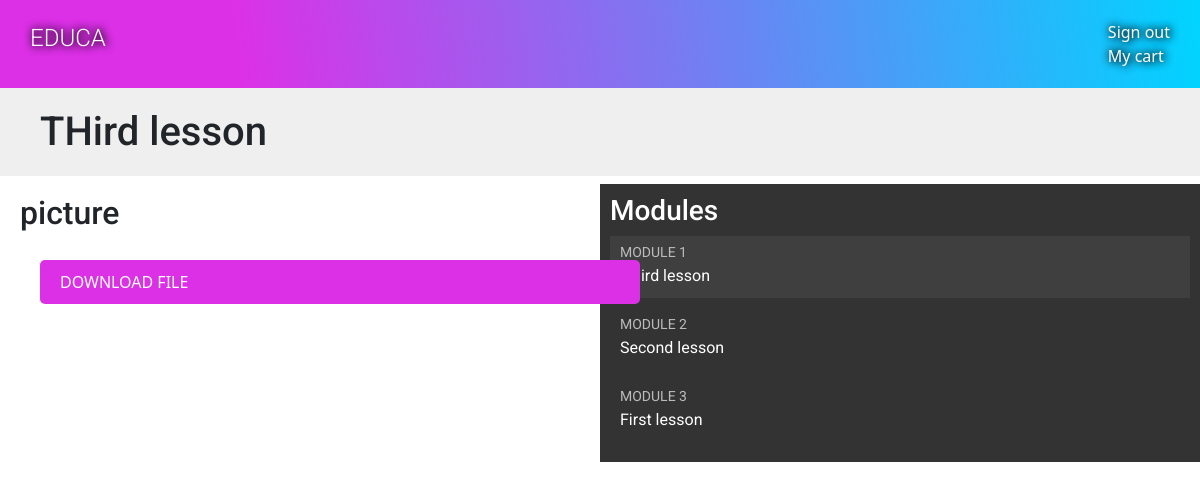
The app's page /students/courses/11/ (signed in) with its own data.
### courses/models.py (models this page shows, shortened)
class Module(models.Model):
    name = models.CharField(max_length=200)
    slug = models.CharField(max_length = 200)
    course = models.ForeignKey(Course, related_name='modules', on_delete=models.CASCADE)
    description = models.TextField(blank=True)
    order = OrderField(blank=True, for_fields=['course'])
    class Meta:
        ordering = ['order']

class Content(models.Model):
    module = models.ForeignKey(Module, on_delete=models.CASCADE, related_name='content')
    content_type = models.ForeignKey(ContentType, on_delete=models.CASCADE, limit_choices_to={'model__in':( 'text',\
                                                                                                           'video',\
                                                                                                           'image',\
                                                                                                           'file')})
    object_id = models.PositiveIntegerField()
    content_object = GenericForeignKey('content_type', 'object_id') # = itme
    order = OrderField(blank=True, for_fields = ['module'])  #????
    class Meta:
        ordering = ['order']

class BaseItem(models.Model):
    owner = models.ForeignKey(User, on_delete=models.CASCADE)
    title = models.CharField(max_length=250)
    created = models.DateTimeField(auto_now_add=True)
    updated = models.DateTimeField(auto_now=True)
    def render(self):
        return render_to_string(f'courses/content/{self._meta.model_name}.html', {'item':self})
    class Meta:
        abstract = True

class File(BaseItem):
    file = models.FileField(upload_to='files')

### students/views.py (the view)
# urls.py: path('courses/<pk>/', StudentCoursesDetailView.as_view(), name='student_detail'),
class StudentCoursesDetailView(DetailView):
    model = Course
    template_name = 'students/course/detail.html'
    def get_queryset(self):
        return Course.objects.filter(students__in=[self.request.user])
    def get_context_data(self, **kwargs):
        context = super().get_context_data(**kwargs)
        course = self.object #get_object
        print(course.name)
        if 'module_id' in self.kwargs:
            module = course.modules.get(id = self.kwargs['module_id'])
            context['module'] = module
        else:
            module = course.modules.first()
            context['module'] = module
        context['module_context'] = module.content.all()
        return context

### students/templates/students/course/detail.html (shortened to what this page needs)
{% extends "base.html" %}
{% load cache %}
{% block content %}
  <h1>
    {{ module.name }}
  </h1>
  <div class="contents">
    <h3>Modules</h3>
    <ul id="modules">
      {% for m in object.modules.all %}
        <li data-id="{{ m.id }}" {% if m == module %}class="selected"{% endif %}>
          <a href="{% url "student_detail_module" object.id m.id %}">
            <span>
              Module <span class="order">{{ m.order|add:1 }}</span>
            </span>
            <br>
            {{ m.name }}
          </a>
        </li>
      {% empty %}
        <li>No modules yet.</li>
      {% endfor %}
    </ul>
  </div>
  <div class="module">
      {% for content in module_context %}
        {% with item=content.content_object %}
          <h2>{{ item.title }}</h2>
          {{ item.render }}
        {% endwith %}
      {% endfor %}
  </div>
{% endblock %}

### courses/templates/courses/content/file.html
<p><a href="{{ item.file.url }}" class="button">Download file</a></p>

### courses/static/css/base.css (style rules this page uses)
body { margin:0; font-family:'Roboto', sans-serif; font-weight:400; color:#333; }
a { color:#3fad37; text-decoration:none; }
ul { float:left; }
h1, h2, h3, h4, h5, h6 { font-family:'Roboto', sans-serif; font-weight:300; }
h1 { background:#efefef; width:100%; overflow:auto; padding:20px 0 20px 40px; margin:0; }
.module { padding:10px 20px; float:left; width:600px; }
.module a { padding: 10px 20px; float:left; width:600px; text-decoration: none; color: #6a3c75; transition: all 0.6s ease; }
.module p { margin: 0px 20px; width:100%; float:left; }
.contents { width:50%; padding:10px; float:right; background:#333; color: #fff; font-family:'Roboto', sans-serif; }
.contents ul { list-style:none; margin:0; padding:0; width:100%; }
.contents ul li { margin:0 0 10px 0; padding:4px 10px 10px; overflow:auto; cursor:move; }
.contents ul li.selected { background:#3f3f3f; }
.contents ul span { text-transform:uppercase; color:#bbb; font-size:14px; }
.contents ul a { display:block; color:#fff; text-decoration:none; transition: all 0.4s ease; }
input[type=submit], a.button { border-radius:5px; background: rgba(220,48,231,1); color:#fff; font-size:16px; text-transform:uppercase; border:none; padding:10px 20px; margin:20px 0; transition: all 1.2s ease; }

### records on screen
Module: name "THird lesson", order|add "1"
Module: order|add "2", name "Second lesson"
Module: order|add "3", name "First lesson"
Content: content_object "picture"
